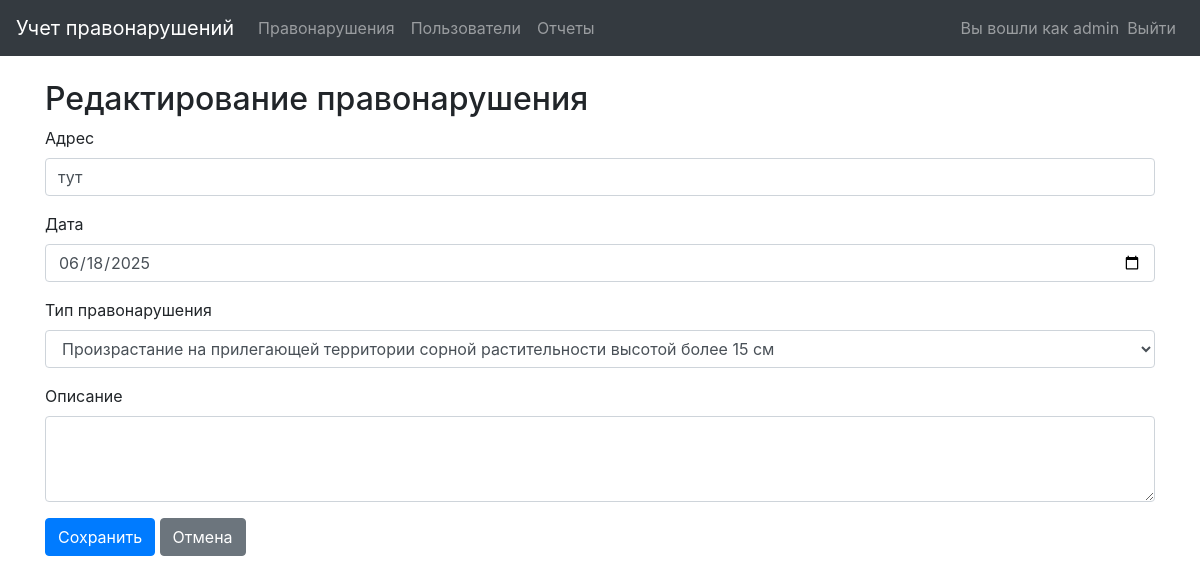
Page /edit_offense/1 (signed in) on the committed database.
### models.py (models this page shows)
class User(UserMixin, db.Model):
    id = db.Column(db.Integer, primary_key=True)
    username = db.Column(db.String(100), unique=True, nullable=False)
    password = db.Column(db.String(100), nullable=False)
    is_admin = db.Column(db.Boolean, default=False)
    offenses = db.relationship('Offense', backref='author', lazy=True)

class Offense(db.Model):
    id = db.Column(db.Integer, primary_key=True)
    address = db.Column(db.String(200), nullable=False)
    date = db.Column(db.DateTime, nullable=False)
    check_date = db.Column(db.DateTime)  # Дата проверки
    offense_type = db.Column(db.String(100), nullable=False)
    description = db.Column(db.Text)
    user_id = db.Column(db.Integer, db.ForeignKey('user.id'), nullable=False)

### app.py (the view, shortened to what this page needs)
@app.route('/edit_offense/<int:id>', methods=['GET', 'POST'])
@login_required
def edit_offense(id):
    offense = Offense.query.get_or_404(id)
    return render_template('edit_offense.html',
                         offense=offense,
                         offense_types=OFFENSE_TYPES)

### app.py (called while the page is built)
@login_manager.user_loader
def load_user(user_id):
    return User.query.get(int(user_id))

### templates/edit_offense.html (shortened to what this page needs)
{% extends "base.html" %}
{% block content %}
<h2>Редактирование правонарушения</h2>
<form method="POST" action="{{ url_for('edit_offense', id=offense.id) }}">
    <div class="form-group">
        <label for="address">Адрес</label>
        <input type="text" class="form-control" id="address" name="address"
               value="{{ offense.address }}" required>
    </div>
    <div class="form-group">
        <label for="date">Дата</label>
        <input type="date" class="form-control" id="date" name="date"
               value="{{ offense.date.strftime('%Y-%m-%d') }}" required>
    </div>
    <div class="form-group">
        <label for="offense_type">Тип правонарушения</label>
        <select class="form-control" id="offense_type" name="offense_type" required>
            {% for type in offense_types %}
                <option value="{{ type }}" {% if type == offense.offense_type %}selected{% endif %}>{{ type }}</option>
            {% endfor %}
        </select>
    </div>
    <div class="form-group">
        <label for="description">Описание</label>
        <textarea class="form-control" id="description" name="description" rows="3">{{ offense.description }}</textarea>
    </div>
    <button type="submit" class="btn btn-primary">Сохранить</button>
    <a href="{{ url_for('offenses') }}" class="btn btn-secondary">Отмена</a>
</form>
{% endblock %}

### templates/base.html (shortened to what this page needs)
<!DOCTYPE html>
<html lang="ru">
<head>
    <link rel="stylesheet" href="https://stackpath.bootstrapcdn.com/bootstrap/4.5.2/css/bootstrap.min.css">
</head>
<body>
    <nav class="navbar navbar-expand-lg navbar-dark bg-dark">
        <a class="navbar-brand" href="{{ url_for('dashboard') }}">Учет правонарушений</a>
        <div class="collapse navbar-collapse">
            <ul class="navbar-nav mr-auto">
                {% if current_user.is_authenticated %}
                    <li class="nav-item">
                        <a class="nav-link" href="{{ url_for('offenses') }}">Правонарушения</a>
                    </li>
                    {% if current_user.is_admin %}
                        <li class="nav-item">
                            <a class="nav-link" href="{{ url_for('users') }}">Пользователи</a>
                        </li>
                    {% endif %}
                    <li class="nav-item">
                        <a class="nav-link" href="{{ url_for('reports') }}">
         Отчеты
        </a>
                    </li>
                {% endif %}
            </ul>
            <ul class="navbar-nav">
                {% if current_user.is_authenticated %}
                    <li class="nav-item">
                        <span class="navbar-text">Вы вошли как {{ current_user.username }}</span>
                    </li>
                    <li class="nav-item">
                        <a class="nav-link" href="{{ url_for('logout') }}">Выйти</a>
                    </li>
                {% else %}
                    <li class="nav-item">
                        <a class="nav-link" href="{{ url_for('login') }}">Войти</a>
                    </li>
                {% endif %}
            </ul>
        </div>
    </nav>
    <div class="container mt-4">
        {% block content %}{% endblock %}
    </div>
</body>
</html>

### rows in the picture
User: username "admin"
Offense: address "тут", date "06/18/2025", offense_type "Произрастание на прилегающей территории сорной растительности высотой более 15 см"
